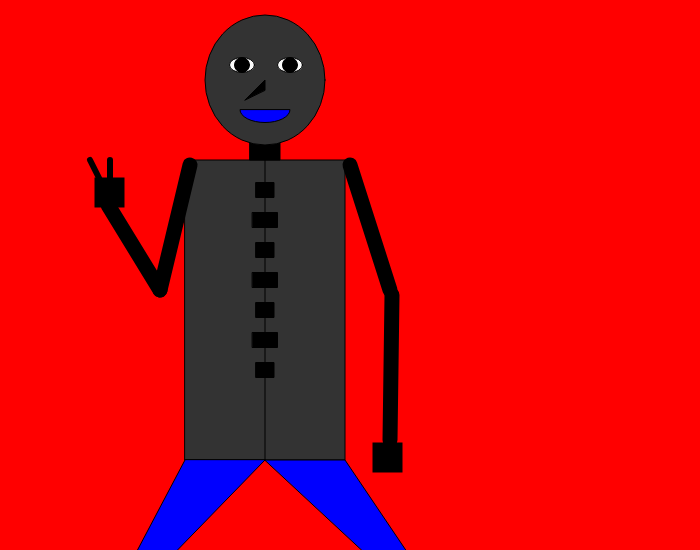
Frame 1 (no input)
Frame 60 (no input): identical to frame 1, image omitted
Frame 120 (the mouse pressed at the canvas centre since frame 60): identical to frame 1, image omitted

The p5.js sketch that drew this single still picture (run headless with seeded random() and noise() and a simulated clock; from frame 60 on, the mouse is pressed at the canvas centre):

// p5.js sketch
// ── sketch.js
function setup() {
// Basic Backdrop and Elements
  createCanvas(700, 550);
  background('red');


// Naming Me
push();
  textAlign(CENTER);
  textSize(20);
  text("Jeremy Johnson's Self Portrait by Jeremy Johnson", 350, 600);
pop();

// Body
push();
  translate(250, 250);
  rectMode(CENTER);
  fill(51);
  rect(15, 60, 160, 300);
  line(15, -90, 15, 210);
  fill(0);
  rect(15, -60, 18, 15);
  rect(15, -30, 25, 15);
  rect(15, 0, 18, 15);
  rect(15, 30, 25, 15);
  rect(15, 60, 18, 15);
  rect(15, 90, 25, 15);
  rect(15, 120, 18, 15);
pop();

// Arms with Hands
push();
  translate(250, 250);
  strokeWeight(15);
  line(100, -85, 140, 40);
  line(142, 45, 140, 190);
  fill(0, 0, 0);
  rect(130, 200, 15, 15);
  line(-60, -85, -90, 40);
  line(-142, -45, -90, 40);
  rect(-148, -65, 15, 15);
pop();

// Peace out... brah
push();
  translate(250, 250);
  strokeWeight(6);
  line(-140, -65, -140, -90);
  line(-145, -60, -160, -90);
pop();


// Neck
push();
  translate(250,250);
  rectMode(CENTER);
  fill(0);
  rect(15, -110, 30, 40);
pop();


// Head
push();
  translate(300,300);
  fill(51);
  ellipse(-35, -220, 120, 130);

// Eyes Left then Right
  fill(250, 250, 250);
  ellipse(-58, -235, 25, 15);
  fill(0, 0, 0);
  ellipse(-58, -235, 15, 15);
  fill(250, 250, 250);
  ellipse(-10, -235, 25, 15);
  fill(0, 0, 0);
  ellipse(-10, -235, 15, 15);

pop();

// Mouth
push();
  fill(0, 0, 255);
  arc(265, 110, 50, 25, 0, PI, CHORD);

// Nose
  fill(0, 0, 0);
  triangle(265, 90, 265, 80, 245, 100);
pop();

// Legs
push();
  translate(400, 400);
  fill(0, 0, 255);
  triangle(-135, 60, -55, 60, 80, 260);
  triangle(-215, 60, -310, 240, -135, 60);
pop();

}

function draw() {

}
